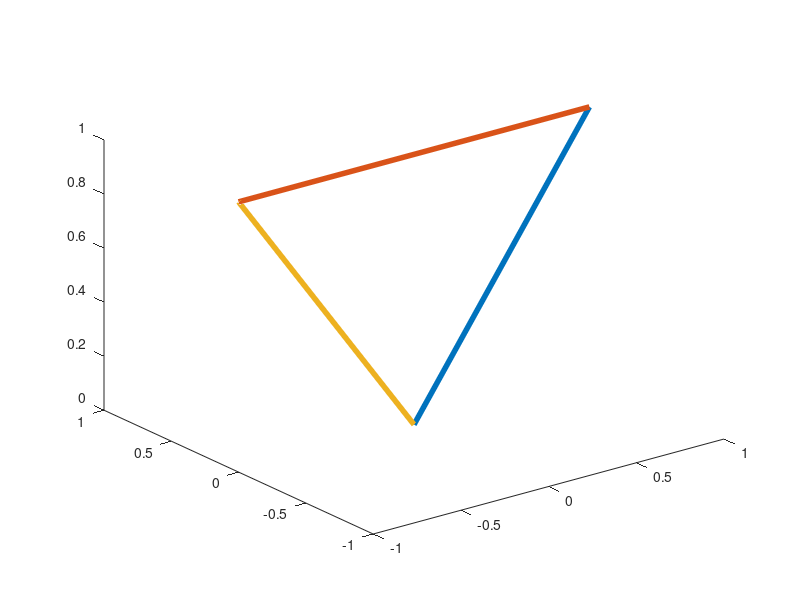

Reproduce this figure in MATLAB. (Note: this script raises an error after producing the figure.)
close all; clear all; clc;
% building a flat bouncing ball that is rigid
NDIM = 3;

% initialize arrays
num_nodes = 3;
num_links = 3;
jj = zeros(num_links,1);
kk = zeros(num_links,1);
X = zeros(num_nodes, NDIM);
U = zeros(num_nodes, NDIM);

% set physical parameters
M = ones(num_nodes,1);
M(1:num_nodes) = 5e3*ones(num_nodes,1); % mass of each node
G = 50000; % magnitude of the gravitational force
Sd = 10; % drag force constant

% set numerical parameters
dt = 1e-4;
end_time = 500*dt; %1e0;
timevec = 0:dt:end_time;

% set positions of nodes around the circumference of the ball
X(1,:) = [0,0,0];
X(2,:) = [1,0,1];
X(3,:) = [-1,0,1];

% build structure by creating links
jj(1) = 1; kk(1) = 2;
jj(2) = 2; kk(2) = 3;
jj(3) = 3; kk(3) = 1;

% plot initial structure
figure(1);
x = [X(jj,1) X(kk,1)];
y = [X(jj,2) X(kk,2)];
z = [X(jj,3) X(kk,3)];
plot3(x',y',z','linewidth',4)

% make a gravitational force
F_gravity = zeros(num_nodes, NDIM);
F_gravity(:,1) = 0;
F_gravity(:,2) = 0;
F_gravity(:,3) = -G.*M; 

% initialize the position of the center of mass
Xcm = (sum((M.*X))./sum(M))';

% initialize velocity center of mass
Ucm = (sum((M.*U))./sum(M))';

% initialize Xtwiddle
Xtwiddle = zeros(num_nodes,NDIM);
Xtwiddle = X - Xcm';

% initialize the angular velocity
L = zeros(NDIM,1);

% here is the timestep loop
centroid_position = zeros(length(timevec), NDIM);
for t = 1:length(timevec)

    % this just displays the current simulation time in the matlab window
    disp(timevec(t));	

    % compute moment of inertia tensor
    I = zeros(NDIM, NDIM);
    for k = 1:num_nodes
	I = I + M(k).*( (norm(Xtwiddle(k,:))^2).*eye(NDIM) - Xtwiddle(k,:)'*Xtwiddle(k,:) );
    end     

    % compute the angular velocity
    Omega = I\L;

    % normalize angular velocity if it is nonzero
    if(norm(Omega) > 100*eps)
         unit_Omega = Omega/norm(Omega);
         Omega_cross = [0 -Omega(3) Omega(2); Omega(3) 0 -Omega(1); -Omega(2) Omega(1) 0];
         P_Omega = unit_Omega*unit_Omega';
	 Xtwiddle = ( P_Omega*(Xtwiddle') + cos(norm(Omega)*dt).*(eye(NDIM) - P_Omega)*(Xtwiddle') + sin(norm(Omega)*dt).*(Omega_cross*(Xtwiddle'))./norm(Omega) )';
    end

    % compute net force and net torque
    net_force = zeros(NDIM,1);
    net_torque = zeros(NDIM,1);
    drag_force = F_drag(X,Sd,Ucm);
    for l = 1:num_nodes
    	net_force = net_force + F_gravity(l,:)' + drag_force(l,:)';
        net_torque = net_torque + cross(Xtwiddle(l,:)', F_gravity(l,:)' + drag_force(l,:)');
    end	

    % update the position and velocity for the center of mass
    Ucm = Ucm + (dt/sum(M)).*net_force;
    Xcm = Xcm + dt.*Ucm;

    % update the angular momentum
    L = L + dt.*net_torque;    

    % update positions of individual masses
    X = Xtwiddle + Xcm';

    % store the position of centroid
    centroid_position(t,:) = Xcm';
    centroid_velocity(t,:) = Ucm';

    % plot the current position of the ball
    figure(2);
    x = [X(jj,1) X(kk,1)];
    y = [X(jj,2) X(kk,2)];
    z = [X(jj,3) X(kk,3)];
    plot3(x',y',z','linewidth',4)
    pause(0.0001)

    % stop simulation if it blows up.
    if(norm(X)> 1e2)
      break
    end

end

figure(3); hold on
plot(timevec, centroid_position,'linewidth',2)
legend('x','y','z')

figure(4); hold on
plot(timevec, centroid_velocity,'linewidth',2)
legend('x','y','z')

% function which defines a drag force
function Fd = F_drag(X,Sd,Ucm)
    nodes = [1:3];
    Fd = zeros(size(X));
    [foo ind] = min(X);
    othernodes = find(nodes ~= ind(3));
    Xmin = X(ind(3),:);
    X1 = X(othernodes(1),:);
    X2 = X(othernodes(2),:); 
    costheta1 = X1(1)/norm(X1);
    costheta2 = X2(1)/norm(X2);
    Fd(othernodes(1),3) = Sd*(norm(Ucm)^2)*abs(costheta1);
    Fd(othernodes(2),3) = Sd*(norm(Ucm)^2)*abs(costheta2);	
end
